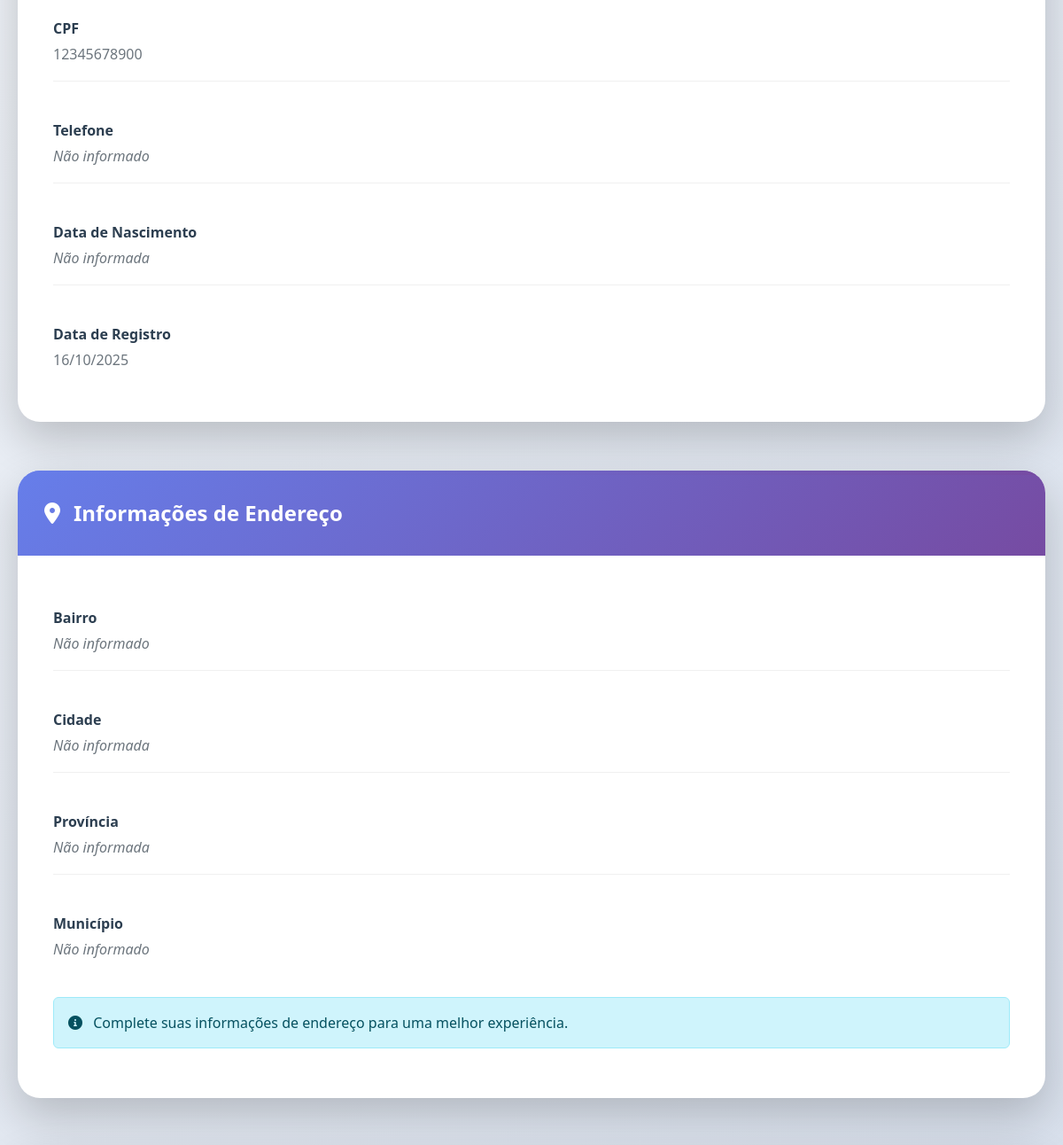
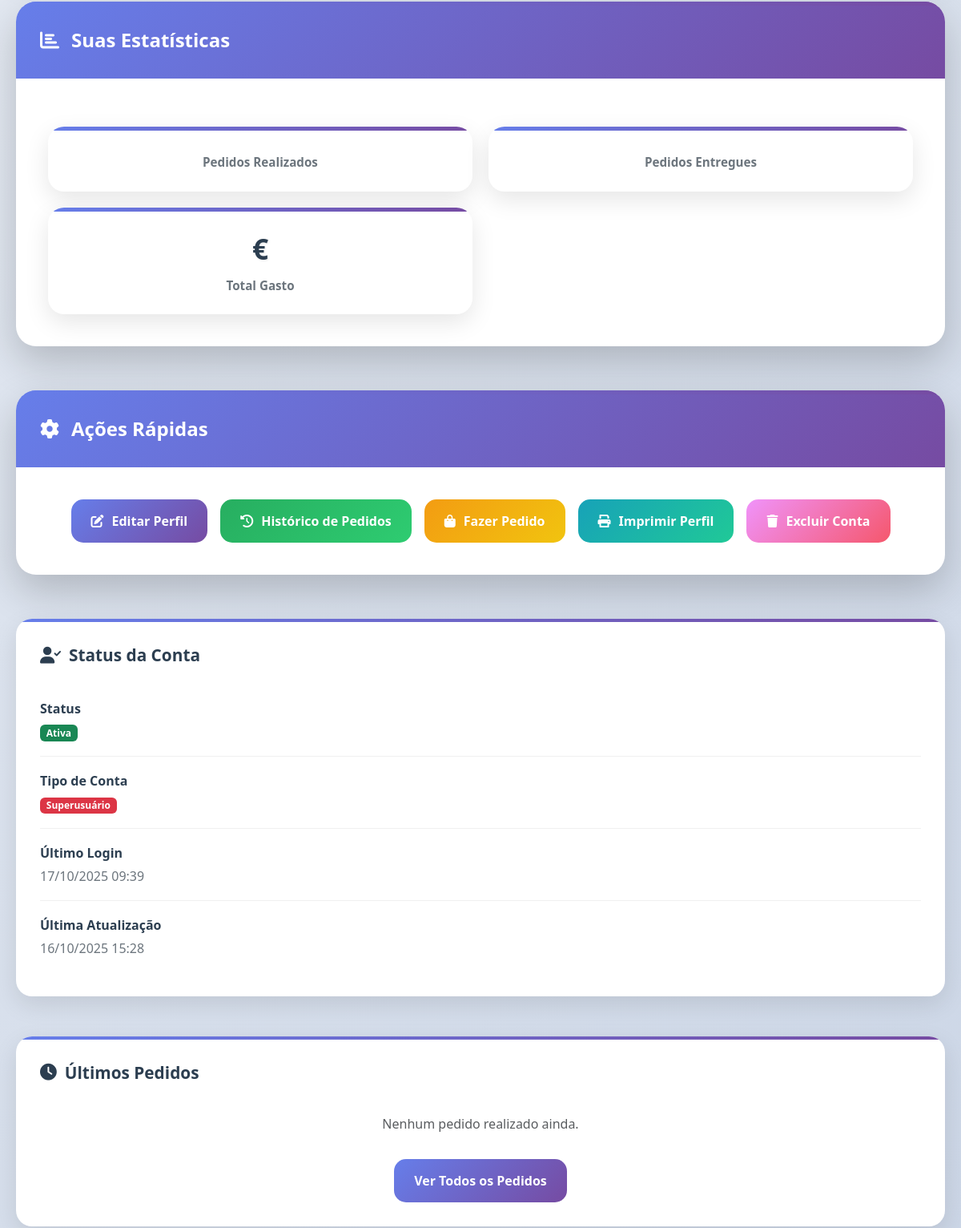
The app's page /register/perfil/ (signed in, middle part), older data (2 pictures, top to bottom).
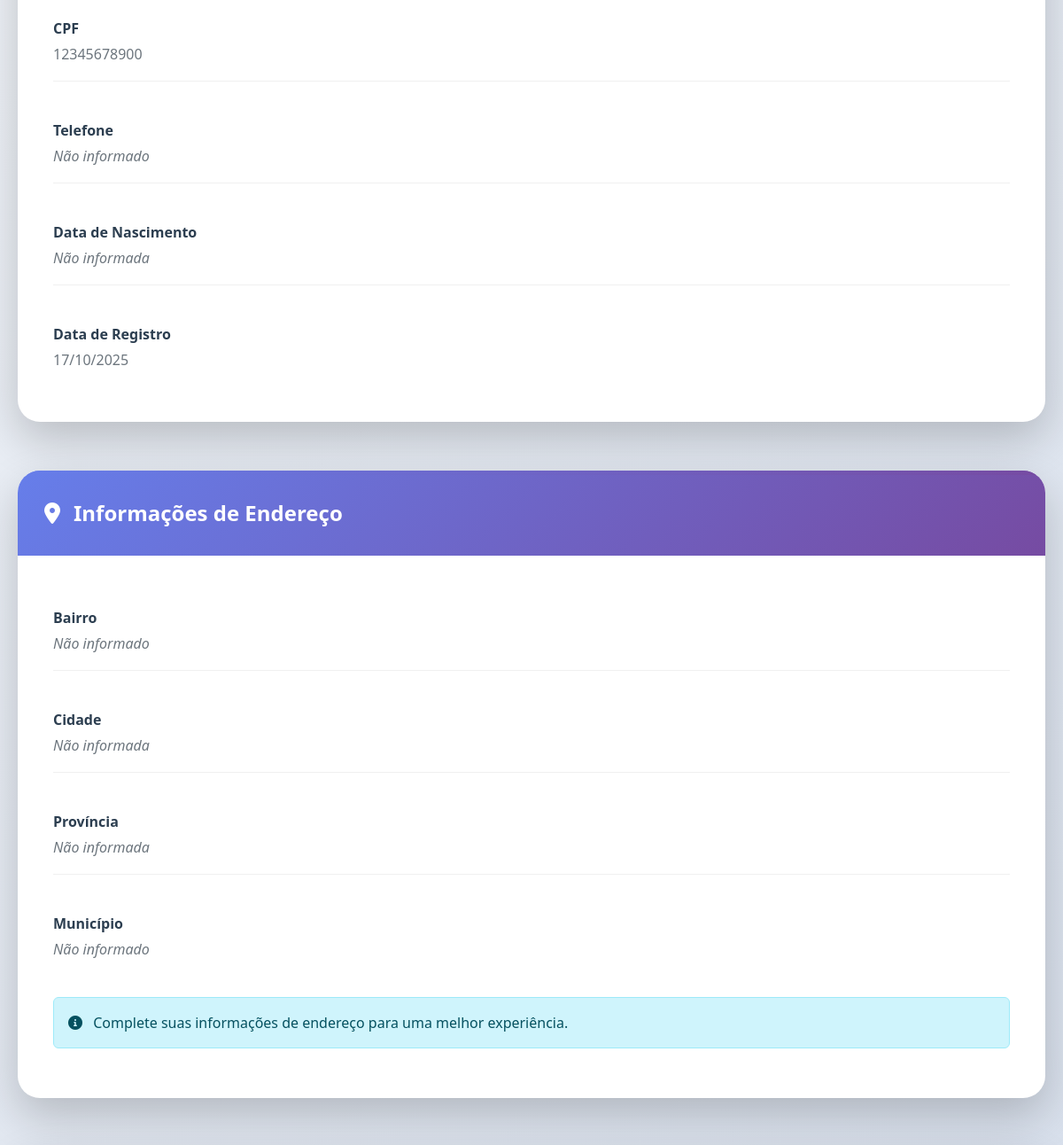
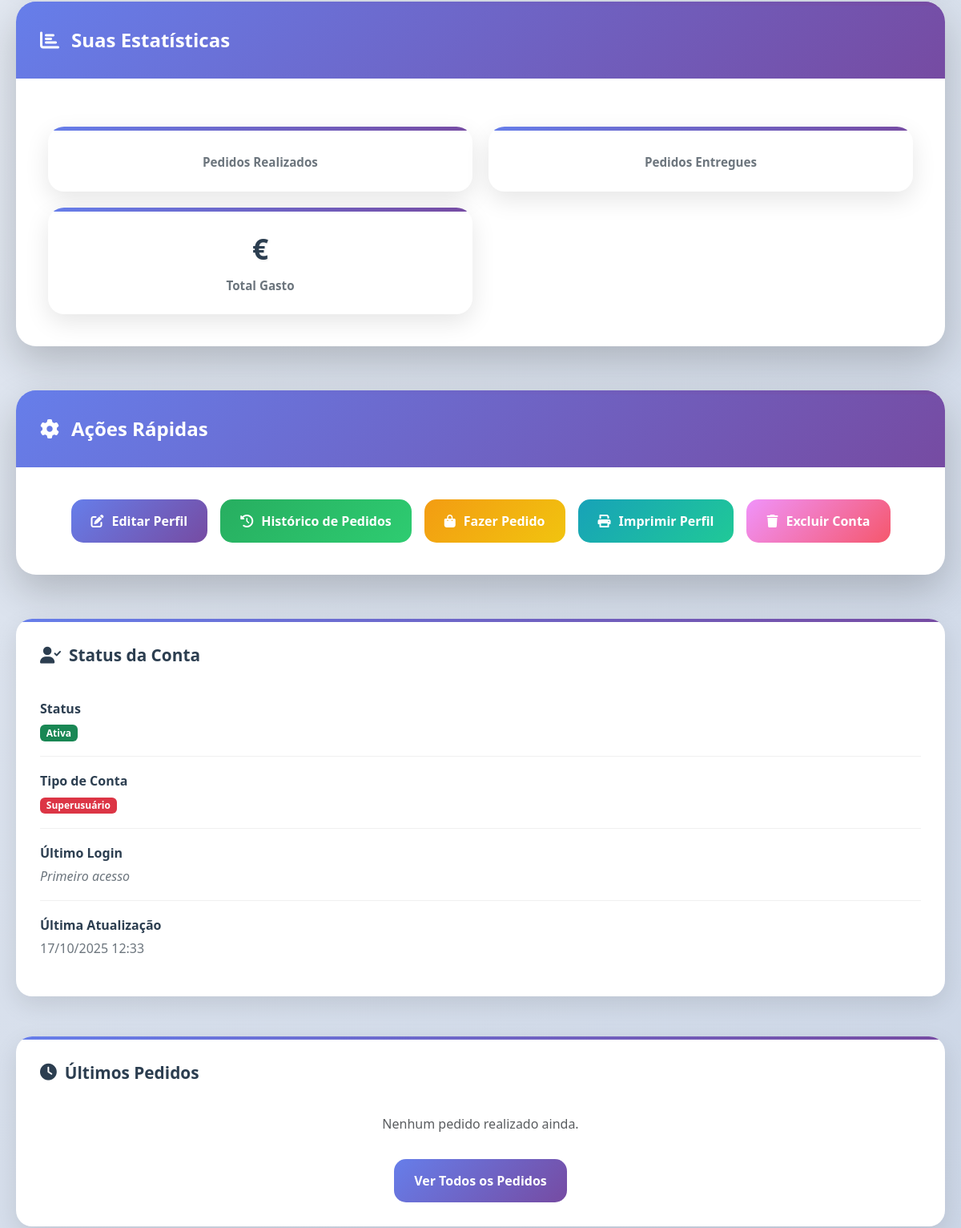
The same page, newer data (2 pictures, top to bottom).
### conta/models.py (models this page shows, shortened)
class Usuario(AbstractUser):
    username = models.CharField(
        max_length=150,
        unique=True,
        blank=True,
        null=True
    )
    email = models.EmailField('E-mail', unique=True)
    nome = models.CharField('Nome Completo', max_length=100)
    telemovel = models.CharField('Telemóvel', max_length=15, blank=True, null=True)
    cpf = models.CharField('CPF', max_length=14, unique=True)
    data_nascimento = models.DateField('Data de Nascimento', blank=True, null=True)
    bairro = models.CharField('Bairro', max_length=100, blank=True, null=True)
    cidade = models.CharField('Cidade', max_length=100, blank=True, null=True)
    provincia = models.CharField('Província', max_length=50, blank=True, null=True)
    municipio = models.CharField('Município', max_length=50, blank=True, null=True)
    foto_perfil = models.ImageField(
        'Foto de Perfil',
        upload_to='avatars/%Y/%m/%d/',
        blank=True,
        null=True
    )
    data_criacao = models.DateTimeField('Data de Criação', default=timezone.now)
    data_atualizacao = models.DateTimeField('Data de Atualização', auto_now=True)
    USERNAME_FIELD = 'email'
    REQUIRED_FIELDS = ['nome', 'cpf', 'username']
    class Meta:
        verbose_name = 'Usuário'
        verbose_name_plural = 'Usuários'
        db_table = 'conta_usuario'

### conta/views.py (the view)
# urls.py: path('perfil/', views.perfil, name='perfil'),
@login_required
def perfil(request):
    usuario = request.user
    return render(request, 'perfil.html', {'usuario': usuario})

### conta/templates/perfil.html (shortened to what this page needs)
<!DOCTYPE html>
{% load static %}
<html lang="pt-br">
<head>
    <link href="https://cdn.jsdelivr.net/npm/bootstrap@5.3.0/dist/css/bootstrap.min.css" rel="stylesheet">
    <link rel="stylesheet" href="https://cdnjs.cloudflare.com/ajax/libs/font-awesome/6.0.0/css/all.min.css">
    <link href="https://unpkg.com/aos@2.3.1/dist/aos.css" rel="stylesheet">
    <link href="{% static "css/per.css" %}" rel="stylesheet">
</head>
<body>
    <div class="main-container">
        <div class="content-grid">
            <div class="main-content">
                <div class="profile-card" data-aos="fade-up">
                    <div class="profile-card-body">
                        <div class="user-info-grid">
                            <div class="info-item" data-aos="fade-right" data-aos-delay="300">
                                <div class="info-label">CPF</div>
                                <div class="info-value">{{ usuario.cpf }}</div>
                            </div>
                            <div class="info-item" data-aos="fade-left" data-aos-delay="400">
                                <div class="info-label">Telefone</div>
                                <div class="info-value">
                                    {% if usuario.telemovel %}
                                        {{ usuario.telemovel }}
                                    {% else %}
                                        <span class="empty-field">Não informado</span>
                                    {% endif %}
                                </div>
                            </div>
                            <div class="info-item" data-aos="fade-right" data-aos-delay="500">
                                <div class="info-label">Data de Nascimento</div>
                                <div class="info-value">
                                    {% if usuario.data_nascimento %}
                                        {{ usuario.data_nascimento|date:"d/m/Y" }}
                                    {% else %}
                                        <span class="empty-field">Não informada</span>
                                    {% endif %}
                                </div>
                            </div>
                            <div class="info-item" data-aos="fade-left" data-aos-delay="600">
                                <div class="info-label">Data de Registro</div>
                                <div class="info-value">{{ usuario.data_criacao|date:"d/m/Y" }}</div>
                            </div>
                        </div>
                    </div>
                </div>
                <div class="profile-card" data-aos="fade-up" data-aos-delay="200">
                    <div class="profile-card-header">
                        <i class="fas fa-map-marker-alt"></i>
                        Informações de Endereço
                    </div>
                    <div class="profile-card-body">
                        <div class="user-info-grid">
                            <div class="info-item" data-aos="fade-right" data-aos-delay="300">
                                <div class="info-label">Bairro</div>
                                <div class="info-value">
                                    {% if usuario.bairro %}
                                        {{ usuario.bairro }}
                                    {% else %}
                                        <span class="empty-field">Não informado</span>
                                    {% endif %}
                                </div>
                            </div>
                            <div class="info-item" data-aos="fade-left" data-aos-delay="400">
                                <div class="info-label">Cidade</div>
                                <div class="info-value">
                                    {% if usuario.cidade %}
                                        {{ usuario.cidade }}
                                    {% else %}
                                        <span class="empty-field">Não informada</span>
                                    {% endif %}
                                </div>
                            </div>
                            <div class="info-item" data-aos="fade-right" data-aos-delay="500">
                                <div class="info-label">Província</div>
                                <div class="info-value">
                                    {% if usuario.provincia %}
                                        {{ usuario.provincia }}
                                    {% else %}
                                        <span class="empty-field">Não informada</span>
                                    {% endif %}
                                </div>
                            </div>
                            <div class="info-item" data-aos="fade-left" data-aos-delay="600">
                                <div class="info-label">Município</div>
                                <div class="info-value">
                                    {% if usuario.municipio %}
                                        {{ usuario.municipio }}
                                    {% else %}
                                        <span class="empty-field">Não informado</span>
                                    {% endif %}
                                </div>
                            </div>
                        </div>
                        {% if not usuario.bairro and not usuario.cidade and not usuario.provincia and not usuario.municipio %}
                        <div class="alert alert-info mt-4" data-aos="fade-up">
                            <i class="fas fa-info-circle me-2"></i>
                            Complete suas informações de endereço para uma melhor experiência.
                        </div>
                        {% endif %}
                    </div>
                </div>
                <div class="profile-card" data-aos="fade-up" data-aos-delay="400">
                    <div class="profile-card-header">
                        <i class="fas fa-chart-bar"></i>
                        Suas Estatísticas
                    </div>
                    <div class="profile-card-body">
                        <div class="stats-container">
                            <div class="stat-card" data-aos="zoom-in" data-aos-delay="500">
                                <div class="stat-label">Pedidos Realizados</div>
                            </div>
                            <div class="stat-card" data-aos="zoom-in" data-aos-delay="600">
                                <div class="stat-label">Pedidos Entregues</div>
                            </div>
                            <div class="stat-card" data-aos="zoom-in" data-aos-delay="700">
                                <div class="stat-value">€{{ total_gasto|floatformat:2 }}</div>
                                <div class="stat-label">Total Gasto</div>
                            </div>
                        </div>
                    </div>
                </div>
                <div class="profile-card" data-aos="fade-up" data-aos-delay="600">
                    <div class="profile-card-header">
                        <i class="fas fa-cog"></i>
                        Ações Rápidas
                    </div>
                    <div class="profile-card-body">
                        <div class="d-flex gap-3 flex-wrap justify-content-center">
                            <a href="{% url 'editar_perfil' %}" class="btn-action btn-primary-action pulse" data-aos="fade-up" data-aos-delay="700">
                                <i class="fas fa-edit"></i>
                                Editar Perfil
                            </a>
                            <a href="{% url 'historico_pedidos' %}" class="btn-action btn-success-action" data-aos="fade-up" data-aos-delay="800">
                                <i class="fas fa-history"></i>
                                Histórico de Pedidos
                            </a>
                            <a href="{% url 'lista_produtos' %}" class="btn-action btn-warning-action" data-aos="fade-up" data-aos-delay="900">
                                <i class="fas fa-shopping-bag"></i>
                                Fazer Pedido
                            </a>
                            <button class="btn-action btn-info-action" onclick="window.print()" data-aos="fade-up" data-aos-delay="1000">
                                <i class="fas fa-print"></i>
                                Imprimir Perfil
                            </button>
                            <button class="btn-action btn-danger-action" data-bs-toggle="modal" data-bs-target="#deleteAccountModal" data-aos="fade-up" data-aos-delay="1100">
                                <i class="fas fa-trash"></i>
                                Excluir Conta
                            </button>
                        </div>
                    </div>
                </div>
            </div>
            <div class="sidebar-content">
                <div class="info-card" data-aos="fade-left" data-aos-delay="300">
                    <div class="info-card-header">
                        <i class="fas fa-user-check"></i>
                        Status da Conta
                    </div>
                    <div class="info-item">
                        <div class="info-label">Status</div>
                        <div class="info-value">
                            {% if usuario.is_active %}
                                <span class="badge bg-success">Ativa</span>
                            {% else %}
                                <span class="badge bg-danger">Inativa</span>
                            {% endif %}
                        </div>
                    </div>
                    <div class="info-item">
                        <div class="info-label">Tipo de Conta</div>
                        <div class="info-value">
                            {% if usuario.is_superuser %}
                                <span class="badge bg-danger">Superusuário</span>
                            {% elif usuario.is_staff %}
                                <span class="badge bg-warning">Equipe</span>
                            {% else %}
                                <span class="badge bg-primary">Cliente</span>
                            {% endif %}
                        </div>
                    </div>
                    <div class="info-item">
                        <div class="info-label">Último Login</div>
                        <div class="info-value">
                            {% if usuario.last_login %}
                                {{ usuario.last_login|date:"d/m/Y H:i" }}
                            {% else %}
                                <span class="empty-field">Primeiro acesso</span>
                            {% endif %}
                        </div>
                    </div>
                    <div class="info-item">
                        <div class="info-label">Última Atualização</div>
                        <div class="info-value">{{ usuario.data_atualizacao|date:"d/m/Y H:i" }}</div>
                    </div>
                </div>
                <div class="info-card" data-aos="fade-left" data-aos-delay="500">
                    <div class="info-card-header">
                        <i class="fas fa-clock"></i>
                        Últimos Pedidos
                    </div>
                    {% if ultimos_pedidos %}
                        {% for pedido in ultimos_pedidos %}
                        <div class="info-item" data-aos="fade-up" data-aos-delay="{{ forloop.counter|add:5 }}00">
                            <div class="d-flex justify-content-between align-items-center">
                                <div>
                                    <strong>Pedido #{{ pedido.id }}</strong>
                                    <div class="small text-muted">{{ pedido.data_solicitacao|date:"d/m/Y" }}</div>
                                </div>
                                <span class="badge {% if pedido.estado == 'entregue' %}bg-success{% elif pedido.estado == 'cancelado' %}bg-danger{% else %}bg-warning{% endif %}">
                                    {{ pedido.get_estado_display }}
                                </span>
                            </div>
                        </div>
                        {% endfor %}
                    {% else %}
                        <p class="text-muted text-center py-3">Nenhum pedido realizado ainda.</p>
                    {% endif %}
                    <div class="text-center mt-3">
                        <a href="{% url 'historico_pedidos' %}" class="btn-action btn-primary-action btn-sm">
                            Ver Todos os Pedidos
                        </a>
                    </div>
                </div>
            </div>
        </div>
    </div>
</body>
</html>

Row changes from the older to the newer data that the page shows:
changed Usuario: data_criacao "16/10/2025" → "17/10/2025"; data_atualizacao "16/10/2025 15:28" → "17/10/2025 12:33"; last_login "17/10/2025 09:39" → (not shown)
Text that changed along with them:
text now shown: "Primeiro acesso"
